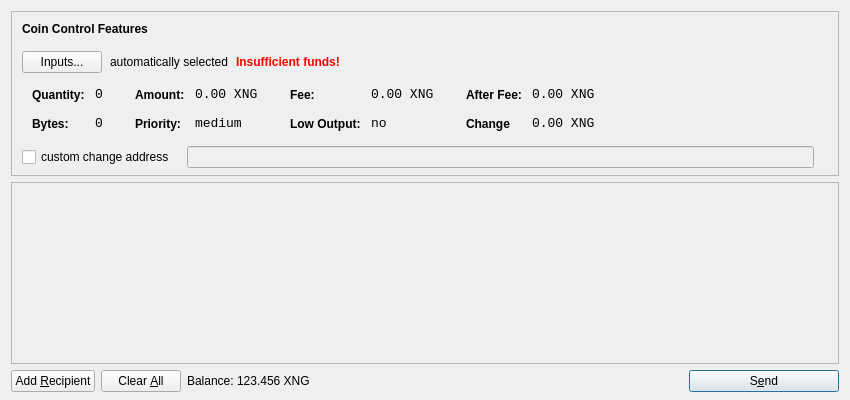
<?xml version="1.0" encoding="UTF-8"?>
<ui version="4.0">
 <class>SendCoinsDialog</class>
 <widget class="QDialog" name="SendCoinsDialog">
  <property name="geometry">
   <rect>
    <x>0</x>
    <y>0</y>
    <width>850</width>
    <height>400</height>
   </rect>
  </property>
  <property name="windowTitle">
   <string>Send Coins</string>
  </property>
  <layout class="QVBoxLayout" name="verticalLayout" stretch="0,1,0">
   <property name="bottomMargin">
    <number>8</number>
   </property>
   <item>
    <widget class="QFrame" name="frameCoinControl">
     <property name="sizePolicy">
      <sizepolicy hsizetype="Expanding" vsizetype="Expanding">
       <horstretch>0</horstretch>
       <verstretch>0</verstretch>
      </sizepolicy>
     </property>
     <property name="maximumSize">
      <size>
       <width>16777215</width>
       <height>16777215</height>
      </size>
     </property>
     <property name="frameShape">
      <enum>QFrame::StyledPanel</enum>
     </property>
     <property name="frameShadow">
      <enum>QFrame::Sunken</enum>
     </property>
     <layout class="QVBoxLayout" name="verticalLayoutCoinControl2">
      <property name="spacing">
       <number>-1</number>
      </property>
      <property name="leftMargin">
       <number>0</number>
      </property>
      <property name="topMargin">
       <number>0</number>
      </property>
      <property name="rightMargin">
       <number>0</number>
      </property>
      <property name="bottomMargin">
       <number>6</number>
      </property>
      <item>
       <layout class="QVBoxLayout" name="verticalLayoutCoinControl" stretch="0,0,0,0,1">
        <property name="spacing">
         <number>0</number>
        </property>
        <property name="leftMargin">
         <number>10</number>
        </property>
        <property name="topMargin">
         <number>10</number>
        </property>
        <item>
         <layout class="QHBoxLayout" name="horizontalLayoutCoinControl1">
          <property name="bottomMargin">
           <number>15</number>
          </property>
          <item>
           <widget class="QLabel" name="labelCoinControlFeatures">
            <property name="sizePolicy">
             <sizepolicy hsizetype="Preferred" vsizetype="Maximum">
              <horstretch>0</horstretch>
              <verstretch>0</verstretch>
             </sizepolicy>
            </property>
            <property name="font">
             <font>
              <weight>75</weight>
              <bold>true</bold>
             </font>
            </property>
            <property name="styleSheet">
             <string notr="true">font-weight:bold;</string>
            </property>
            <property name="text">
             <string>Coin Control Features</string>
            </property>
           </widget>
          </item>
         </layout>
        </item>
        <item>
         <layout class="QHBoxLayout" name="horizontalLayoutCoinControl2" stretch="0,0,0,0">
          <property name="spacing">
           <number>8</number>
          </property>
          <property name="bottomMargin">
           <number>10</number>
          </property>
          <item>
           <widget class="QPushButton" name="pushButtonCoinControl">
            <property name="styleSheet">
             <string notr="true"/>
            </property>
            <property name="text">
             <string>Inputs...</string>
            </property>
           </widget>
          </item>
          <item>
           <widget class="QLabel" name="labelCoinControlAutomaticallySelected">
            <property name="text">
             <string>automatically selected</string>
            </property>
            <property name="margin">
             <number>5</number>
            </property>
           </widget>
          </item>
          <item>
           <widget class="QLabel" name="labelCoinControlInsuffFunds">
            <property name="font">
             <font>
              <weight>75</weight>
              <bold>true</bold>
             </font>
            </property>
            <property name="styleSheet">
             <string notr="true">color:red;font-weight:bold;</string>
            </property>
            <property name="text">
             <string>Insufficient funds!</string>
            </property>
            <property name="margin">
             <number>5</number>
            </property>
           </widget>
          </item>
          <item>
           <spacer name="horizontalSpacerCoinControl">
            <property name="orientation">
             <enum>Qt::Horizontal</enum>
            </property>
            <property name="sizeHint" stdset="0">
             <size>
              <width>40</width>
              <height>1</height>
             </size>
            </property>
           </spacer>
          </item>
         </layout>
        </item>
        <item>
         <widget class="QWidget" name="widgetCoinControl" native="true">
          <property name="sizePolicy">
           <sizepolicy hsizetype="Preferred" vsizetype="Preferred">
            <horstretch>0</horstretch>
            <verstretch>0</verstretch>
           </sizepolicy>
          </property>
          <property name="minimumSize">
           <size>
            <width>0</width>
            <height>0</height>
           </size>
          </property>
          <property name="styleSheet">
           <string notr="true"/>
          </property>
          <layout class="QHBoxLayout" name="horizontalLayoutCoinControl5">
           <property name="margin">
            <number>0</number>
           </property>
           <item>
            <layout class="QHBoxLayout" name="horizontalLayoutCoinControl3" stretch="0,0,0,1">
             <property name="spacing">
              <number>20</number>
             </property>
             <property name="topMargin">
              <number>0</number>
             </property>
             <property name="bottomMargin">
              <number>10</number>
             </property>
             <item>
              <layout class="QFormLayout" name="formLayoutCoinControl1">
               <property name="horizontalSpacing">
                <number>10</number>
               </property>
               <property name="verticalSpacing">
                <number>14</number>
               </property>
               <property name="leftMargin">
                <number>10</number>
               </property>
               <property name="topMargin">
                <number>4</number>
               </property>
               <property name="rightMargin">
                <number>6</number>
               </property>
               <item row="0" column="0">
                <widget class="QLabel" name="labelCoinControlQuantityText">
                 <property name="styleSheet">
                  <string notr="true">font-weight:bold;</string>
                 </property>
                 <property name="text">
                  <string>Quantity:</string>
                 </property>
                 <property name="margin">
                  <number>0</number>
                 </property>
                </widget>
               </item>
               <item row="0" column="1">
                <widget class="QLabel" name="labelCoinControlQuantity">
                 <property name="font">
                  <font>
                   <family>Monospace</family>
                   <pointsize>10</pointsize>
                  </font>
                 </property>
                 <property name="cursor">
                  <cursorShape>IBeamCursor</cursorShape>
                 </property>
                 <property name="contextMenuPolicy">
                  <enum>Qt::ActionsContextMenu</enum>
                 </property>
                 <property name="text">
                  <string>0</string>
                 </property>
                 <property name="margin">
                  <number>0</number>
                 </property>
                 <property name="textInteractionFlags">
                  <set>Qt::LinksAccessibleByMouse|Qt::TextSelectableByKeyboard|Qt::TextSelectableByMouse</set>
                 </property>
                </widget>
               </item>
               <item row="1" column="0">
                <widget class="QLabel" name="labelCoinControlBytesText">
                 <property name="styleSheet">
                  <string notr="true">font-weight:bold;</string>
                 </property>
                 <property name="text">
                  <string>Bytes:</string>
                 </property>
                </widget>
               </item>
               <item row="1" column="1">
                <widget class="QLabel" name="labelCoinControlBytes">
                 <property name="font">
                  <font>
                   <family>Monospace</family>
                   <pointsize>10</pointsize>
                  </font>
                 </property>
                 <property name="cursor">
                  <cursorShape>IBeamCursor</cursorShape>
                 </property>
                 <property name="contextMenuPolicy">
                  <enum>Qt::ActionsContextMenu</enum>
                 </property>
                 <property name="text">
                  <string>0</string>
                 </property>
                 <property name="textInteractionFlags">
                  <set>Qt::LinksAccessibleByMouse|Qt::TextSelectableByKeyboard|Qt::TextSelectableByMouse</set>
                 </property>
                </widget>
               </item>
              </layout>
             </item>
             <item>
              <layout class="QFormLayout" name="formLayoutCoinControl2">
               <property name="horizontalSpacing">
                <number>10</number>
               </property>
               <property name="verticalSpacing">
                <number>14</number>
               </property>
               <property name="leftMargin">
                <number>6</number>
               </property>
               <property name="topMargin">
                <number>4</number>
               </property>
               <property name="rightMargin">
                <number>6</number>
               </property>
               <item row="0" column="0">
                <widget class="QLabel" name="labelCoinControlAmountText">
                 <property name="styleSheet">
                  <string notr="true">font-weight:bold;</string>
                 </property>
                 <property name="text">
                  <string>Amount:</string>
                 </property>
                 <property name="margin">
                  <number>0</number>
                 </property>
                </widget>
               </item>
               <item row="0" column="1">
                <widget class="QLabel" name="labelCoinControlAmount">
                 <property name="font">
                  <font>
                   <family>Monospace</family>
                   <pointsize>10</pointsize>
                  </font>
                 </property>
                 <property name="cursor">
                  <cursorShape>IBeamCursor</cursorShape>
                 </property>
                 <property name="contextMenuPolicy">
                  <enum>Qt::ActionsContextMenu</enum>
                 </property>
                 <property name="text">
                  <string>0.00 XNG</string>
                 </property>
                 <property name="textInteractionFlags">
                  <set>Qt::LinksAccessibleByMouse|Qt::TextSelectableByKeyboard|Qt::TextSelectableByMouse</set>
                 </property>
                </widget>
               </item>
               <item row="1" column="0">
                <widget class="QLabel" name="labelCoinControlPriorityText">
                 <property name="styleSheet">
                  <string notr="true">font-weight:bold;</string>
                 </property>
                 <property name="text">
                  <string>Priority:</string>
                 </property>
                </widget>
               </item>
               <item row="1" column="1">
                <widget class="QLabel" name="labelCoinControlPriority">
                 <property name="font">
                  <font>
                   <family>Monospace</family>
                   <pointsize>10</pointsize>
                  </font>
                 </property>
                 <property name="cursor">
                  <cursorShape>IBeamCursor</cursorShape>
                 </property>
                 <property name="contextMenuPolicy">
                  <enum>Qt::ActionsContextMenu</enum>
                 </property>
                 <property name="text">
                  <string>medium</string>
                 </property>
                 <property name="textInteractionFlags">
                  <set>Qt::LinksAccessibleByMouse|Qt::TextSelectableByKeyboard|Qt::TextSelectableByMouse</set>
                 </property>
                </widget>
               </item>
              </layout>
             </item>
             <item>
              <layout class="QFormLayout" name="formLayoutCoinControl3">
               <property name="horizontalSpacing">
                <number>10</number>
               </property>
               <property name="verticalSpacing">
                <number>14</number>
               </property>
               <property name="leftMargin">
                <number>6</number>
               </property>
               <property name="topMargin">
                <number>4</number>
               </property>
               <property name="rightMargin">
                <number>6</number>
               </property>
               <item row="0" column="0">
                <widget class="QLabel" name="labelCoinControlFeeText">
                 <property name="styleSheet">
                  <string notr="true">font-weight:bold;</string>
                 </property>
                 <property name="text">
                  <string>Fee:</string>
                 </property>
                 <property name="margin">
                  <number>0</number>
                 </property>
                </widget>
               </item>
               <item row="0" column="1">
                <widget class="QLabel" name="labelCoinControlFee">
                 <property name="font">
                  <font>
                   <family>Monospace</family>
                   <pointsize>10</pointsize>
                  </font>
                 </property>
                 <property name="cursor">
                  <cursorShape>IBeamCursor</cursorShape>
                 </property>
                 <property name="contextMenuPolicy">
                  <enum>Qt::ActionsContextMenu</enum>
                 </property>
                 <property name="text">
                  <string>0.00 XNG</string>
                 </property>
                 <property name="textInteractionFlags">
                  <set>Qt::LinksAccessibleByMouse|Qt::TextSelectableByKeyboard|Qt::TextSelectableByMouse</set>
                 </property>
                </widget>
               </item>
               <item row="1" column="0">
                <widget class="QLabel" name="labelCoinControlLowOutputText">
                 <property name="styleSheet">
                  <string notr="true">font-weight:bold;</string>
                 </property>
                 <property name="text">
                  <string>Low Output:</string>
                 </property>
                </widget>
               </item>
               <item row="1" column="1">
                <widget class="QLabel" name="labelCoinControlLowOutput">
                 <property name="font">
                  <font>
                   <family>Monospace</family>
                   <pointsize>10</pointsize>
                  </font>
                 </property>
                 <property name="cursor">
                  <cursorShape>IBeamCursor</cursorShape>
                 </property>
                 <property name="contextMenuPolicy">
                  <enum>Qt::ActionsContextMenu</enum>
                 </property>
                 <property name="text">
                  <string>no</string>
                 </property>
                 <property name="textInteractionFlags">
                  <set>Qt::LinksAccessibleByMouse|Qt::TextSelectableByKeyboard|Qt::TextSelectableByMouse</set>
                 </property>
                </widget>
               </item>
              </layout>
             </item>
             <item>
              <layout class="QFormLayout" name="formLayoutCoinControl4">
               <property name="horizontalSpacing">
                <number>10</number>
               </property>
               <property name="verticalSpacing">
                <number>14</number>
               </property>
               <property name="leftMargin">
                <number>6</number>
               </property>
               <property name="topMargin">
                <number>4</number>
               </property>
               <property name="rightMargin">
                <number>6</number>
               </property>
               <item row="0" column="0">
                <widget class="QLabel" name="labelCoinControlAfterFeeText">
                 <property name="styleSheet">
                  <string notr="true">font-weight:bold;</string>
                 </property>
                 <property name="text">
                  <string>After Fee:</string>
                 </property>
                 <property name="margin">
                  <number>0</number>
                 </property>
                </widget>
               </item>
               <item row="0" column="1">
                <widget class="QLabel" name="labelCoinControlAfterFee">
                 <property name="font">
                  <font>
                   <family>Monospace</family>
                   <pointsize>10</pointsize>
                  </font>
                 </property>
                 <property name="cursor">
                  <cursorShape>IBeamCursor</cursorShape>
                 </property>
                 <property name="contextMenuPolicy">
                  <enum>Qt::ActionsContextMenu</enum>
                 </property>
                 <property name="text">
                  <string>0.00 XNG</string>
                 </property>
                 <property name="textInteractionFlags">
                  <set>Qt::LinksAccessibleByMouse|Qt::TextSelectableByKeyboard|Qt::TextSelectableByMouse</set>
                 </property>
                </widget>
               </item>
               <item row="1" column="0">
                <widget class="QLabel" name="labelCoinControlChangeText">
                 <property name="styleSheet">
                  <string notr="true">font-weight:bold;</string>
                 </property>
                 <property name="text">
                  <string>Change</string>
                 </property>
                </widget>
               </item>
               <item row="1" column="1">
                <widget class="QLabel" name="labelCoinControlChange">
                 <property name="font">
                  <font>
                   <family>Monospace</family>
                   <pointsize>10</pointsize>
                  </font>
                 </property>
                 <property name="cursor">
                  <cursorShape>IBeamCursor</cursorShape>
                 </property>
                 <property name="contextMenuPolicy">
                  <enum>Qt::ActionsContextMenu</enum>
                 </property>
                 <property name="text">
                  <string>0.00 XNG</string>
                 </property>
                 <property name="textInteractionFlags">
                  <set>Qt::LinksAccessibleByMouse|Qt::TextSelectableByKeyboard|Qt::TextSelectableByMouse</set>
                 </property>
                </widget>
               </item>
              </layout>
             </item>
            </layout>
           </item>
          </layout>
         </widget>
        </item>
        <item>
         <layout class="QHBoxLayout" name="horizontalLayoutCoinControl4" stretch="0,0,0">
          <property name="spacing">
           <number>12</number>
          </property>
          <property name="sizeConstraint">
           <enum>QLayout::SetDefaultConstraint</enum>
          </property>
          <property name="topMargin">
           <number>5</number>
          </property>
          <property name="rightMargin">
           <number>5</number>
          </property>
          <item>
           <widget class="QCheckBox" name="checkBoxCoinControlChange">
            <property name="text">
             <string>custom change address</string>
            </property>
           </widget>
          </item>
          <item>
           <widget class="QLineEdit" name="lineEditCoinControlChange">
            <property name="enabled">
             <bool>false</bool>
            </property>
            <property name="sizePolicy">
             <sizepolicy hsizetype="Expanding" vsizetype="Fixed">
              <horstretch>0</horstretch>
              <verstretch>0</verstretch>
             </sizepolicy>
            </property>
           </widget>
          </item>
          <item>
           <widget class="QLabel" name="labelCoinControlChangeLabel">
            <property name="sizePolicy">
             <sizepolicy hsizetype="Preferred" vsizetype="Expanding">
              <horstretch>0</horstretch>
              <verstretch>0</verstretch>
             </sizepolicy>
            </property>
            <property name="minimumSize">
             <size>
              <width>0</width>
              <height>0</height>
             </size>
            </property>
            <property name="text">
             <string/>
            </property>
            <property name="margin">
             <number>3</number>
            </property>
           </widget>
          </item>
         </layout>
        </item>
        <item>
         <spacer name="verticalSpacerCoinControl">
          <property name="orientation">
           <enum>Qt::Vertical</enum>
          </property>
          <property name="sizeHint" stdset="0">
           <size>
            <width>800</width>
            <height>1</height>
           </size>
          </property>
         </spacer>
        </item>
       </layout>
      </item>
     </layout>
    </widget>
   </item>
   <item>
    <widget class="QScrollArea" name="scrollArea">
     <property name="widgetResizable">
      <bool>true</bool>
     </property>
     <widget class="QWidget" name="scrollAreaWidgetContents">
      <property name="geometry">
       <rect>
        <x>0</x>
        <y>0</y>
        <width>830</width>
        <height>165</height>
       </rect>
      </property>
      <layout class="QVBoxLayout" name="verticalLayout_2">
       <property name="margin">
        <number>0</number>
       </property>
       <item>
        <layout class="QVBoxLayout" name="entries">
         <property name="spacing">
          <number>6</number>
         </property>
        </layout>
       </item>
       <item>
        <spacer name="verticalSpacer">
         <property name="orientation">
          <enum>Qt::Vertical</enum>
         </property>
         <property name="sizeHint" stdset="0">
          <size>
           <width>20</width>
           <height>40</height>
          </size>
         </property>
        </spacer>
       </item>
      </layout>
     </widget>
    </widget>
   </item>
   <item>
    <layout class="QHBoxLayout" name="horizontalLayout">
     <item>
      <widget class="QPushButton" name="addButton">
       <property name="toolTip">
        <string>Send to multiple recipients at once</string>
       </property>
       <property name="text">
        <string>Add &amp;Recipient</string>
       </property>
       <property name="icon">
        <iconset resource="../bitcoin.qrc">
         <normaloff>:/icons/add</normaloff>:/icons/add</iconset>
       </property>
       <property name="autoDefault">
        <bool>false</bool>
       </property>
      </widget>
     </item>
     <item>
      <widget class="QPushButton" name="clearButton">
       <property name="sizePolicy">
        <sizepolicy hsizetype="Minimum" vsizetype="Fixed">
         <horstretch>0</horstretch>
         <verstretch>0</verstretch>
        </sizepolicy>
       </property>
       <property name="toolTip">
        <string>Remove all transaction fields</string>
       </property>
       <property name="text">
        <string>Clear &amp;All</string>
       </property>
       <property name="icon">
        <iconset resource="../bitcoin.qrc">
         <normaloff>:/icons/remove</normaloff>:/icons/remove</iconset>
       </property>
       <property name="autoRepeatDelay">
        <number>300</number>
       </property>
       <property name="autoDefault">
        <bool>false</bool>
       </property>
      </widget>
     </item>
     <item>
      <layout class="QHBoxLayout" name="horizontalLayout_2">
       <property name="spacing">
        <number>3</number>
       </property>
       <item>
        <widget class="QLabel" name="label">
         <property name="sizePolicy">
          <sizepolicy hsizetype="Preferred" vsizetype="Fixed">
           <horstretch>0</horstretch>
           <verstretch>0</verstretch>
          </sizepolicy>
         </property>
         <property name="text">
          <string>Balance:</string>
         </property>
        </widget>
       </item>
       <item>
        <widget class="QLabel" name="labelBalance">
         <property name="sizePolicy">
          <sizepolicy hsizetype="Preferred" vsizetype="Fixed">
           <horstretch>0</horstretch>
           <verstretch>0</verstretch>
          </sizepolicy>
         </property>
         <property name="cursor">
          <cursorShape>IBeamCursor</cursorShape>
         </property>
         <property name="text">
          <string>123.456 XNG</string>
         </property>
         <property name="textInteractionFlags">
          <set>Qt::LinksAccessibleByMouse|Qt::TextSelectableByKeyboard|Qt::TextSelectableByMouse</set>
         </property>
        </widget>
       </item>
      </layout>
     </item>
     <item>
      <spacer name="horizontalSpacer">
       <property name="orientation">
        <enum>Qt::Horizontal</enum>
       </property>
       <property name="sizeHint" stdset="0">
        <size>
         <width>40</width>
         <height>20</height>
        </size>
       </property>
      </spacer>
     </item>
     <item>
      <widget class="QPushButton" name="sendButton">
       <property name="minimumSize">
        <size>
         <width>150</width>
         <height>0</height>
        </size>
       </property>
       <property name="toolTip">
        <string>Confirm the send action</string>
       </property>
       <property name="text">
        <string>S&amp;end</string>
       </property>
       <property name="icon">
        <iconset resource="../bitcoin.qrc">
         <normaloff>:/icons/send</normaloff>:/icons/send</iconset>
       </property>
       <property name="default">
        <bool>true</bool>
       </property>
      </widget>
     </item>
    </layout>
   </item>
  </layout>
 </widget>
 <resources>
  <include location="../bitcoin.qrc"/>
 </resources>
 <connections/>
</ui>
